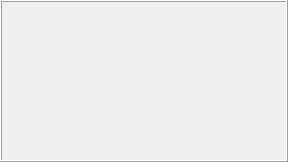
<?xml version="1.0" encoding="UTF-8"?>
<ui version="4.0">
 <class>ScreenWidget</class>
 <widget class="QWidget" name="ScreenWidget">
  <property name="geometry">
   <rect>
    <x>0</x>
    <y>0</y>
    <width>288</width>
    <height>162</height>
   </rect>
  </property>
  <property name="minimumSize">
   <size>
    <width>288</width>
    <height>162</height>
   </size>
  </property>
  <property name="maximumSize">
   <size>
    <width>288</width>
    <height>162</height>
   </size>
  </property>
  <property name="acceptDrops">
   <bool>true</bool>
  </property>
  <property name="windowTitle">
   <string>ScreenWidget</string>
  </property>
  <layout class="QVBoxLayout" name="verticalLayout">
   <property name="spacing">
    <number>0</number>
   </property>
   <property name="leftMargin">
    <number>0</number>
   </property>
   <property name="topMargin">
    <number>0</number>
   </property>
   <property name="rightMargin">
    <number>0</number>
   </property>
   <property name="bottomMargin">
    <number>0</number>
   </property>
   <item>
    <widget class="QFrame" name="frame">
     <property name="sizePolicy">
      <sizepolicy hsizetype="Expanding" vsizetype="Expanding">
       <horstretch>0</horstretch>
       <verstretch>0</verstretch>
      </sizepolicy>
     </property>
     <property name="acceptDrops">
      <bool>true</bool>
     </property>
     <property name="frameShape">
      <enum>QFrame::Box</enum>
     </property>
     <property name="frameShadow">
      <enum>QFrame::Raised</enum>
     </property>
     <layout class="QGridLayout" name="gridLayout">
      <property name="leftMargin">
       <number>1</number>
      </property>
      <property name="topMargin">
       <number>1</number>
      </property>
      <property name="rightMargin">
       <number>1</number>
      </property>
      <property name="bottomMargin">
       <number>1</number>
      </property>
      <property name="spacing">
       <number>1</number>
      </property>
     </layout>
    </widget>
   </item>
  </layout>
  <action name="oneMultiOneAction">
   <property name="checkable">
    <bool>true</bool>
   </property>
   <property name="text">
    <string>1*1</string>
   </property>
  </action>
  <action name="twoMultiTwoAction">
   <property name="checkable">
    <bool>true</bool>
   </property>
   <property name="text">
    <string>2*2</string>
   </property>
  </action>
  <action name="threeMultiThreeAction">
   <property name="checkable">
    <bool>true</bool>
   </property>
   <property name="text">
    <string>3*3</string>
   </property>
  </action>
  <action name="onePlusFiveLAction">
   <property name="checkable">
    <bool>true</bool>
   </property>
   <property name="text">
    <string>1+5</string>
   </property>
  </action>
  <action name="showRTCPAction">
   <property name="checkable">
    <bool>true</bool>
   </property>
   <property name="text">
    <string>QoS实时信息</string>
   </property>
   <property name="toolTip">
    <string>QoS实时信息</string>
   </property>
  </action>
  <action name="documentAction">
   <property name="checkable">
    <bool>true</bool>
   </property>
   <property name="text">
    <string>屏幕共享(本地文件)</string>
   </property>
   <property name="toolTip">
    <string>屏幕共享(本地文件)</string>
   </property>
  </action>
  <action name="autoLayoutAction">
   <property name="checkable">
    <bool>true</bool>
   </property>
   <property name="text">
    <string>自动布局</string>
   </property>
  </action>
  <action name="oneMultiTwoTopAction">
   <property name="checkable">
    <bool>true</bool>
   </property>
   <property name="text">
    <string>上半屏幕1*2</string>
   </property>
   <property name="toolTip">
    <string>上半屏幕1*2</string>
   </property>
  </action>
  <action name="fourMultiFourAction">
   <property name="checkable">
    <bool>true</bool>
   </property>
   <property name="text">
    <string>4*4</string>
   </property>
   <property name="toolTip">
    <string>4*4</string>
   </property>
  </action>
  <action name="airplayAction">
   <property name="checkable">
    <bool>true</bool>
   </property>
   <property name="text">
    <string>屏幕共享(AirPlay)</string>
   </property>
   <property name="toolTip">
    <string>屏幕共享(AirPlay)</string>
   </property>
  </action>
 </widget>
 <layoutdefault spacing="6" margin="11"/>
 <resources/>
 <connections/>
</ui>
